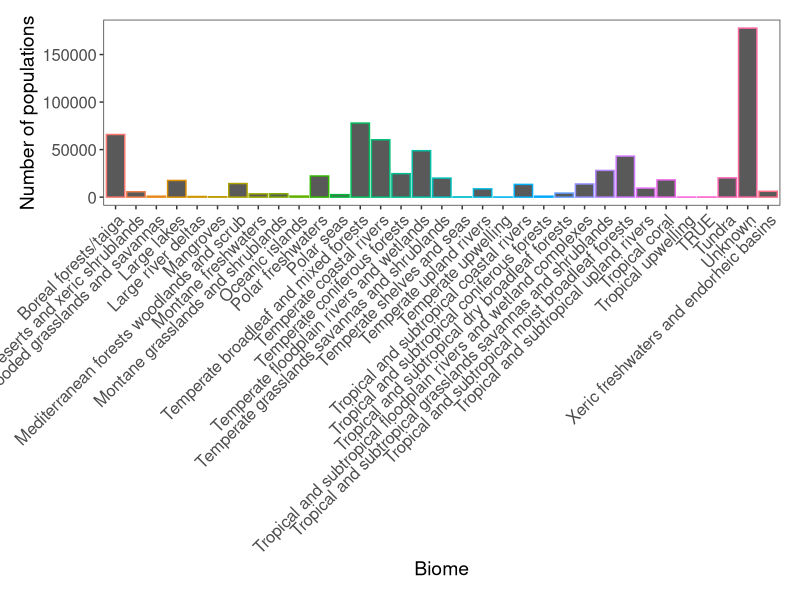

Here is the R script that generated this plot:
# Final analysis
# Taken from John Godlee

D<-read.csv("3_Code_etiquette/LPI_data.csv")

library(tidyr)
DF<-gather(D,"year","abundance",9:53)
library(readr)
DF$year <- parse_number(DF$year)
names(DF)
names(DF) <- tolower(names(DF))
DF$abundance <- as.numeric(DF$abundance)

library(dplyr)
lpiBiomes<- DF %>%group_by(biome)%>%summarise(Pop. = n())
lpiBiomes[1:5,1:2]

library(ggplot2)
ThemeForLPI <- function()
{
  theme_bw()+
    theme(axis.text.x=element_text(size=12, angle=45, vjust=1, hjust=1),axis.text.y=element_text(size=12),axis.title.x=element_text(size=14, face="plain"),axis.title.y=element_text(size=14, face="plain"),             
          panel.grid.major.x=element_blank(),panel.grid.minor.x=element_blank(),panel.grid.minor.y=element_blank(),panel.grid.major.y=element_blank(),  
          plot.margin = unit(c(0.5, 0.5, 0.5, 0.5), units = , "cm"),
          plot.title = element_text(size=20, vjust=1, hjust=0.5),
          legend.text = element_text(size=12, face="italic"),legend.title = element_blank(),legend.position=c(0.9, 0.9))}

levels(DF$biome)

# graph
type = "bar"
plot <- ggplot(DF, aes(biome, color = biome)) + {if(type=="bar")geom_bar() else geom_point(stat="count")} +
  ThemeForLPI() + ylab("Number of populations") + xlab("Biome") +
  theme(legend.position = "none")
plot# plot the ggplot plot